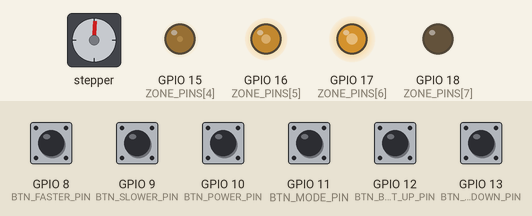
Bench run of a sketch on a simulated ESP32-S3. On the bench: stepper motor, output pins drawn as LEDs (lit = HIGH). Wiring (inferred from the names in the program): stepper motor (200 steps per turn assumed): coils GPIO 4, GPIO 5, GPIO 6, GPIO 7. The inputs (shaded band) are chosen by the test bench; at power-on: GPIO 8 (BTN_FASTER_PIN), GPIO 9 (BTN_SLOWER_PIN), GPIO 10 (BTN_POWER_PIN), GPIO 11 (BTN_MODE_PIN), GPIO 12 (BTN_BRIGHT_UP_PIN), GPIO 13 (BTN_BRIGHT_DOWN_PIN) HIGH. WiFi joins after 1.5 s; servers stay silent unless stated; EEPROM starts erased; pins used as bus, display or sensor lines are not drawn; what the sketch prints to the serial monitor is not drawn.

Above: at 4.7 s.
4.8 s: GPIO 8 (BTN_FASTER_PIN) pulled LOW for 0.15 s
At 6.6 s:
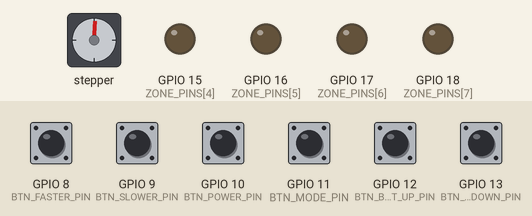
7.8 s: GPIO 9 (BTN_SLOWER_PIN) pulled LOW for 0.15 s
At 8.17 s:
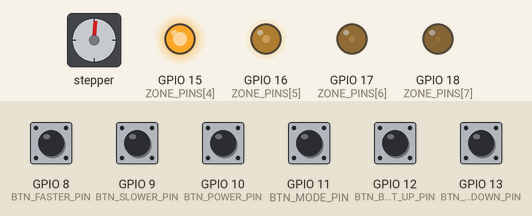
10.9 s: GPIO 11 (BTN_MODE_PIN) pulled LOW for 0.15 s
At 11.48 s:
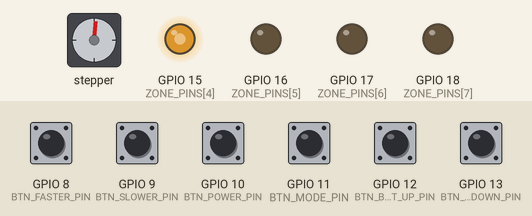
14.0 s: GPIO 13 (BTN_BRIGHT_DOWN_PIN) pulled LOW for 0.15 s
At 14.21 s:
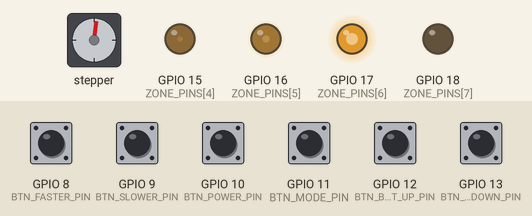
17.1 s: GPIO 8 (BTN_FASTER_PIN) pulled LOW for 1 s
21.1 s: GPIO 9 (BTN_SLOWER_PIN) pulled LOW for 1 s
Timing chart, 0 to 72.6 s (numbered marks = the images above; inputs shaded):
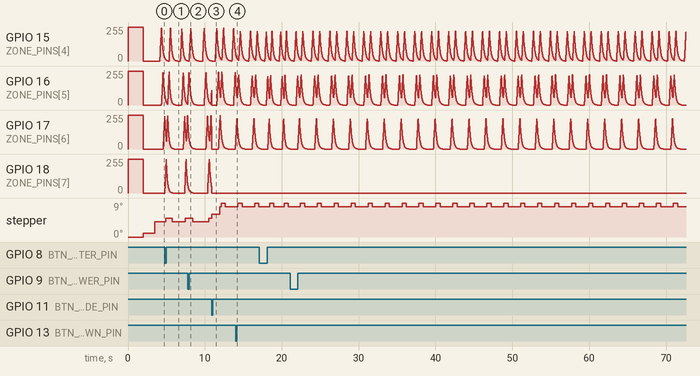

The sketch:

kitt_scanner_barV1.ino
```cpp
// KITT scanner bar - 8 zone Larson scanner, multi-mode
// ESP32-S3 + TIP122 low-side switches + Chanzon 10V COB LEDs (12V rail + ballast resistor)
//
// Each zone: GPIO -> 1k base resistor -> TIP122 base
//            TIP122 collector -> COB cathode
//            COB anode -> ballast resistor -> +12V
//            TIP122 emitter -> GND
//            10k pulldown from base to GND (prevents flash on boot)
//
// Buttons (all momentary pushbuttons, one leg to GPIO, other leg to GND,
// using internal pullups - no external resistor needed):
//   BTN_FASTER_PIN -> speeds the sweep up, one step per press, up to MAX_SPEED_LEVEL
//   BTN_SLOWER_PIN -> slows it back down, one step per press, down to the base speed
//   BTN_POWER_PIN  -> toggles the whole bar on/off. Turning it back ON replays the
//                     2-second all-on flash, same as a fresh power-up.
//   BTN_MODE_PIN   -> cycles: original 8-zone sweep -> 6-zone sweep -> center-out
//                     mirrored -> back to original. Speed applies to all three modes.
//   BTN_BRIGHT_UP_PIN / BTN_BRIGHT_DOWN_PIN -> step overall brightness up/down in
//                     10% increments, 0-100%. Also settable from the web page slider.
//
// Web control: connects to your WiFi and serves a small control page at its IP address
// with buttons for power, mode, speed, and a brightness slider - fill in
// WIFI_SSID / WIFI_PASSWORD below. The IP address is printed to Serial (115200 baud)
// a few seconds after boot.

#include <Arduino.h>
#include <Preferences.h>
#include <WiFi.h>
#include <WebServer.h>

Preferences prefs;
WebServer server(80);

const char* WIFI_SSID     = "YOUR_WIFI_SSID";
const char* WIFI_PASSWORD = "YOUR_WIFI_PASSWORD";

// If WIFI_SSID isn't found/connectable within a few seconds (e.g. no network at a car
// show), the ESP32-S3 creates its own hotspot instead using these credentials - connect
// your phone's WiFi directly to this network, then browse to http://192.168.4.1
const char* AP_SSID     = "KITT-Scanner";
const char* AP_PASSWORD = "scanner123"; // WPA2 requires 8+ characters

// ---- Configuration ----
const uint8_t NUM_ZONES = 8;
const uint8_t ZONE_PINS[NUM_ZONES] = {4, 5, 6, 7, 15, 16, 17, 18};

const uint8_t BTN_FASTER_PIN = 8;
const uint8_t BTN_SLOWER_PIN = 9;
const uint8_t BTN_POWER_PIN  = 10;
const uint8_t BTN_MODE_PIN   = 11;
const uint8_t BTN_BRIGHT_UP_PIN   = 12;
const uint8_t BTN_BRIGHT_DOWN_PIN = 13;
const uint8_t BRIGHTNESS_STEP_PERCENT = 10; // each button press moves brightness by this much
const unsigned long BUTTON_DEBOUNCE_MS = 200; // ignore repeat triggers within this window per button

const uint32_t PWM_FREQ_HZ   = 1000;   // safe for TIP122 Darlington switching speed
const uint8_t  PWM_RESOLUTION = 8;     // 0-255 brightness steps

// Scanner behaviour - tune these to taste
const float BASE_SWEEP_PERIOD_MS = 3000.0f; // time for one full sweep at speed level 0 (slowest)
const float SPEED_STEP_FACTOR     = 0.85f;  // each speed level is this fraction of the previous period (faster)
const uint8_t MAX_SPEED_LEVEL     = 5;      // 5 presses of "faster" reaches max speed
const float TRAIL_DECAY       = 0.30f;   // 0-1, how fast the trailing fade drops off per zone step
const float SECOND_LIGHT_FACTOR = 1.0f;  // extra dim applied only to the zone immediately behind
                                          // the head, independent of TRAIL_DECAY - 1.0 = no extra dim
const uint8_t MAX_BRIGHTNESS  = 255;     // cap if you want to dim the whole bar globally
const uint16_t UPDATE_MS      = 18;      // frame update rate (~62.5 Hz), independent of sweep speed

// Mode 1 (six-light version) uses this contiguous range of physical zones -
// the two outermost zones stay dark. Adjust if you'd rather it be zones 0-5 instead.
const uint8_t SIX_ZONE_START = 1;
const uint8_t SIX_ZONE_COUNT = 6;

const uint16_t STARTUP_ON_MS = 2000; // all zones lit for this long on power-up / power-button-on

enum ScannerMode { MODE_ORIGINAL = 0, MODE_SIX_ZONE = 1, MODE_CENTER_OUT = 2, MODE_COUNT = 3 };

// ---- State ----
uint8_t currentMode = MODE_ORIGINAL;

float scannerPos = 0.0f;   // used by MODE_ORIGINAL and MODE_SIX_ZONE (local range 0..activeCount-1)
int8_t direction = 1;

float centerOffset = 0.0f; // used by MODE_CENTER_OUT: 0 = both heads at center, max = both heads at the ends
int8_t offsetDir = 1;

unsigned long lastUpdate = 0;
float zoneBrightness[NUM_ZONES] = {0}; // persists across frames, independent of sweep direction

float speedPeriodsMs[MAX_SPEED_LEVEL + 1]; // period in ms for each speed level, computed in setup()
uint8_t speedLevel = 0;                    // 0 = base/slowest, MAX_SPEED_LEVEL = fastest

float currentStepPerMs = 0.0f; // zones per ms at the current speed level
float frameDecay = 1.0f;       // per-frame trail decay at the current speed level

int8_t secondZoneA = -1; // zone(s) one step behind the head this frame, -1 = none
int8_t secondZoneB = -1; // (center-out mode has two heads, so up to two "second" zones)

bool lastFasterState = HIGH;
bool lastSlowerState = HIGH;
unsigned long lastFasterMs = 0;
unsigned long lastSlowerMs = 0;

bool systemOn = true;
bool lastPowerState = HIGH;
unsigned long lastPowerMs = 0;

bool lastModeState = HIGH;
unsigned long lastModeMs = 0;

uint8_t brightnessPercent = 100; // 0 = fully off, 100 = full brightness - independent of power on/off
bool lastBrightUpState = HIGH;
bool lastBrightDownState = HIGH;
unsigned long lastBrightUpMs = 0;
unsigned long lastBrightDownMs = 0;

bool inStartupFlash = false;
unsigned long startupFlashUntil = 0;

// Recompute the derived timing values whenever the speed level changes
void updateSweepTiming() {
  float periodMs = speedPeriodsMs[speedLevel];
  currentStepPerMs = (NUM_ZONES - 1) / (periodMs / 2.0f);
  float stepPerFrame = currentStepPerMs * UPDATE_MS;
  frameDecay = powf(TRAIL_DECAY, stepPerFrame);
}

void clearZones() {
  for (uint8_t i = 0; i < NUM_ZONES; i++) {
    zoneBrightness[i] = 0;
    ledcWrite(ZONE_PINS[i], 0);
  }
}

void allZonesFull() {
  uint8_t duty = (uint8_t) (MAX_BRIGHTNESS * (brightnessPercent / 100.0f));
  for (uint8_t i = 0; i < NUM_ZONES; i++) {
    ledcWrite(ZONE_PINS[i], duty);
  }
}

// Start the non-blocking "all zones on for STARTUP_ON_MS" flash used both by the
// power button turning back on and (optionally) elsewhere at runtime.
void beginStartupFlash() {
  inStartupFlash = true;
  startupFlashUntil = millis() + STARTUP_ON_MS;
  allZonesFull();
}

void increaseSpeed() {
  if (speedLevel < MAX_SPEED_LEVEL) {
    speedLevel++;
    updateSweepTiming();
    prefs.putUChar("speedLvl", speedLevel);
  }
}

void decreaseSpeed() {
  if (speedLevel > 0) {
    speedLevel--;
    updateSweepTiming();
    prefs.putUChar("speedLvl", speedLevel);
  }
}

void togglePower() {
  systemOn = !systemOn;
  if (!systemOn) {
    inStartupFlash = false;
    clearZones();
  } else {
    beginStartupFlash();
  }
}

void cycleMode() {
  currentMode = (currentMode + 1) % MODE_COUNT;
  // Reset motion state so the new mode starts clean, no stale trail from the old one
  scannerPos = 0.0f;
  direction = 1;
  centerOffset = 0.0f;
  offsetDir = 1;
  clearZones();
}

void setBrightness(int pct) {
  if (pct < 0) pct = 0;
  if (pct > 100) pct = 100;
  brightnessPercent = (uint8_t) pct;
  prefs.putUChar("brightPct", brightnessPercent);
}

void increaseBrightness() { setBrightness(brightnessPercent + BRIGHTNESS_STEP_PERCENT); }
void decreaseBrightness() { setBrightness((int)brightnessPercent - BRIGHTNESS_STEP_PERCENT); }

void checkButtons() {
  unsigned long now = millis();
  bool faster = digitalRead(BTN_FASTER_PIN);
  bool slower = digitalRead(BTN_SLOWER_PIN);

  // Falling edge = button just pressed (INPUT_PULLUP reads LOW when pressed)
  if (faster == LOW && lastFasterState == HIGH && (now - lastFasterMs) > BUTTON_DEBOUNCE_MS) {
    increaseSpeed();
    lastFasterMs = now;
  }
  if (slower == LOW && lastSlowerState == HIGH && (now - lastSlowerMs) > BUTTON_DEBOUNCE_MS) {
    decreaseSpeed();
    lastSlowerMs = now;
  }
  lastFasterState = faster;
  lastSlowerState = slower;

  bool power = digitalRead(BTN_POWER_PIN);
  if (power == LOW && lastPowerState == HIGH && (now - lastPowerMs) > BUTTON_DEBOUNCE_MS) {
    togglePower();
    lastPowerMs = now;
  }
  lastPowerState = power;

  bool mode = digitalRead(BTN_MODE_PIN);
  if (mode == LOW && lastModeState == HIGH && (now - lastModeMs) > BUTTON_DEBOUNCE_MS) {
    cycleMode();
    lastModeMs = now;
  }
  lastModeState = mode;

  bool brightUp = digitalRead(BTN_BRIGHT_UP_PIN);
  if (brightUp == LOW && lastBrightUpState == HIGH && (now - lastBrightUpMs) > BUTTON_DEBOUNCE_MS) {
    increaseBrightness();
    lastBrightUpMs = now;
  }
  lastBrightUpState = brightUp;

  bool brightDown = digitalRead(BTN_BRIGHT_DOWN_PIN);
  if (brightDown == LOW && lastBrightDownState == HIGH && (now - lastBrightDownMs) > BUTTON_DEBOUNCE_MS) {
    decreaseBrightness();
    lastBrightDownMs = now;
  }
  lastBrightDownState = brightDown;
}

// Blend a moving head into the persistent per-zone brightness array, interpolating
// between the two nearest physical zones for smooth sub-step motion.
void applyHeadBrightness(float physicalPos) {
  uint8_t lower = (uint8_t) physicalPos;
  uint8_t upper = (lower + 1 < NUM_ZONES) ? lower + 1 : lower;
  float frac = physicalPos - lower;
  zoneBrightness[lower] = max(zoneBrightness[lower], MAX_BRIGHTNESS * (1.0f - frac));
  zoneBrightness[upper] = max(zoneBrightness[upper], MAX_BRIGHTNESS * frac);
}

// MODE_ORIGINAL and MODE_SIX_ZONE share this logic - a single head ping-ponging
// across a contiguous range of physical zones [startZone, startZone+zoneCount-1].
void updateSingleSweep(uint8_t startZone, uint8_t zoneCount) {
  scannerPos += direction * currentStepPerMs * UPDATE_MS;
  float maxPos = zoneCount - 1;
  if (scannerPos >= maxPos) {
    scannerPos = maxPos;
    direction = -1;
  } else if (scannerPos <= 0) {
    scannerPos = 0;
    direction = 1;
  }

  for (uint8_t i = 0; i < NUM_ZONES; i++) zoneBrightness[i] *= frameDecay;

  applyHeadBrightness(startZone + scannerPos);

  // The zone immediately behind the head (trailing side) - one full zone step back
  int16_t headZoneIdx = startZone + (int16_t) roundf(scannerPos);
  int16_t secondIdx = headZoneIdx - direction;
  secondZoneA = (secondIdx >= startZone && secondIdx < startZone + zoneCount) ? secondIdx : -1;
  secondZoneB = -1;
}

// MODE_CENTER_OUT - two heads move outward from the center pair in mirror image,
// then reverse back inward, repeating. Assumes an even NUM_ZONES.
void updateCenterOut() {
  float maxOffset = (NUM_ZONES / 2) - 1; // = 3 for 8 zones (reaches the outer edges)

  centerOffset += offsetDir * currentStepPerMs * UPDATE_MS;
  if (centerOffset >= maxOffset) {
    centerOffset = maxOffset;
    offsetDir = -1;
  } else if (centerOffset <= 0) {
    centerOffset = 0;
    offsetDir = 1;
  }

  for (uint8_t i = 0; i < NUM_ZONES; i++) zoneBrightness[i] *= frameDecay;

  float posLow = ((NUM_ZONES / 2) - 1) - centerOffset; // moves from center down toward zone 0
  float posHigh = (NUM_ZONES / 2) + centerOffset;      // moves from center up toward the last zone
  applyHeadBrightness(posLow);
  applyHeadBrightness(posHigh);

  // Each head's trailing neighbor is one zone step back along its own direction of travel.
  // posLow moves opposite to offsetDir; posHigh moves the same way as offsetDir.
  int16_t lowIdx = (int16_t) roundf(posLow);
  int16_t highIdx = (int16_t) roundf(posHigh);
  int16_t secondLow = lowIdx + offsetDir;
  int16_t secondHigh = highIdx - offsetDir;
  secondZoneA = (secondLow >= 0 && secondLow < NUM_ZONES) ? secondLow : -1;
  secondZoneB = (secondHigh >= 0 && secondHigh < NUM_ZONES) ? secondHigh : -1;
}

const char* modeName(uint8_t m) {
  switch (m) {
    case MODE_ORIGINAL: return "Original (8 zone)";
    case MODE_SIX_ZONE: return "Six zone";
    case MODE_CENTER_OUT: return "Center-out mirrored";
    default: return "?";
  }
}

const char PAGE_HTML[] PROGMEM = R"HTML(
<!DOCTYPE html><html><head><meta charset="utf-8">
<meta name="viewport" content="width=device-width, initial-scale=1">
<title>KITT Scanner Control</title>
<style>
body{font-family:sans-serif;background:#111;color:#eee;text-align:center;padding:20px}
h1{color:#e11}
button{font-size:1.1em;padding:14px 22px;margin:8px;border:none;border-radius:8px;
  background:#333;color:#eee;min-width:110px}
button:active{background:#555}
#power{background:#900}
#status{margin-top:20px;font-size:1.1em;line-height:1.7em}
</style></head><body>
<h1>KITT Scanner</h1>
<div>
  <button id="power" onclick="post('/power')">Power</button>
  <button onclick="post('/mode')">Mode</button>
</div>
<div>
  <button onclick="post('/slower')">- Slower</button>
  <button onclick="post('/faster')">+ Faster</button>
</div>
<div>
  <label for="bright">Brightness</label><br>
  <input type="range" id="bright" min="0" max="100" value="100"
    oninput="document.getElementById('brightVal').innerText = this.value + '%'"
    onchange="setBrightness(this.value)" style="width:80%">
  <div id="brightVal">100%</div>
</div>
<div id="status">loading...</div>
<script>
async function post(path){
  await fetch(path, {method:'POST'});
  refresh();
}
async function setBrightness(val){
  await fetch('/brightness?value=' + val, {method:'POST'});
  refresh();
}
async function refresh(){
  const r = await fetch('/status');
  const s = await r.json();
  document.getElementById('status').innerHTML =
    'Power: ' + (s.on ? 'ON' : 'OFF') + '<br>' +
    'Mode: ' + s.mode + '<br>' +
    'Speed level: ' + s.speed + ' / ' + s.maxSpeed + '<br>' +
    'Brightness: ' + s.brightness + '%';
  document.getElementById('bright').value = s.brightness;
  document.getElementById('brightVal').innerText = s.brightness + '%';
}
refresh();
setInterval(refresh, 2000);
</script></body></html>
)HTML";

void handleRoot() {
  server.send_P(200, "text/html", PAGE_HTML);
}

void handleStatus() {
  String json = "{";
  json += "\"on\":" + String(systemOn ? "true" : "false") + ",";
  json += "\"mode\":\"" + String(modeName(currentMode)) + "\",";
  json += "\"speed\":" + String(speedLevel) + ",";
  json += "\"maxSpeed\":" + String(MAX_SPEED_LEVEL) + ",";
  json += "\"brightness\":" + String(brightnessPercent);
  json += "}";
  server.send(200, "application/json", json);
}

void handlePower() { togglePower(); server.send(200, "text/plain", "ok"); }
void handleMode()  { cycleMode();   server.send(200, "text/plain", "ok"); }
void handleFaster(){ increaseSpeed(); server.send(200, "text/plain", "ok"); }
void handleSlower(){ decreaseSpeed(); server.send(200, "text/plain", "ok"); }
void handleBrightness() {
  if (server.hasArg("value")) {
    setBrightness(server.arg("value").toInt());
  }
  server.send(200, "text/plain", "ok");
}

void setupWebServer() {
  Serial.begin(115200);
  WiFi.mode(WIFI_STA);
  WiFi.begin(WIFI_SSID, WIFI_PASSWORD);
  Serial.print("Connecting to WiFi");
  unsigned long start = millis();
  while (WiFi.status() != WL_CONNECTED && millis() - start < 8000) {
    delay(300);
    Serial.print(".");
  }

  if (WiFi.status() == WL_CONNECTED) {
    Serial.println();
    Serial.print("Connected to ");
    Serial.print(WIFI_SSID);
    Serial.print(". Open http://");
    Serial.println(WiFi.localIP());
  } else {
    // No known network found (e.g. at a car show) - broadcast our own hotspot instead
    Serial.println();
    Serial.println("No WiFi found - starting standalone hotspot instead.");
    WiFi.mode(WIFI_AP);
    WiFi.softAP(AP_SSID, AP_PASSWORD);
    Serial.print("Connect your phone to WiFi network \"");
    Serial.print(AP_SSID);
    Serial.print("\" (password: ");
    Serial.print(AP_PASSWORD);
    Serial.println(")");
    Serial.print("Then open http://");
    Serial.println(WiFi.softAPIP());
  }

  server.on("/", handleRoot);
  server.on("/status", handleStatus);
  server.on("/power", HTTP_POST, handlePower);
  server.on("/mode", HTTP_POST, handleMode);
  server.on("/faster", HTTP_POST, handleFaster);
  server.on("/slower", HTTP_POST, handleSlower);
  server.on("/brightness", HTTP_POST, handleBrightness);
  server.begin();
}

void setup() {
  for (uint8_t i = 0; i < NUM_ZONES; i++) {
    ledcAttach(ZONE_PINS[i], PWM_FREQ_HZ, PWM_RESOLUTION); // Arduino-ESP32 core 3.x API
  }

  pinMode(BTN_FASTER_PIN, INPUT_PULLUP);
  pinMode(BTN_SLOWER_PIN, INPUT_PULLUP);
  pinMode(BTN_POWER_PIN, INPUT_PULLUP);
  pinMode(BTN_MODE_PIN, INPUT_PULLUP);
  pinMode(BTN_BRIGHT_UP_PIN, INPUT_PULLUP);
  pinMode(BTN_BRIGHT_DOWN_PIN, INPUT_PULLUP);

  // Build the speed level table: level 0 is the base period, each level after
  // that is SPEED_STEP_FACTOR times the previous (progressively faster).
  speedPeriodsMs[0] = BASE_SWEEP_PERIOD_MS;
  for (uint8_t i = 1; i <= MAX_SPEED_LEVEL; i++) {
    speedPeriodsMs[i] = speedPeriodsMs[i - 1] * SPEED_STEP_FACTOR;
  }

  // Restore the last speed level from flash (defaults to 0 the very first boot)
  prefs.begin("kittscan", false);
  speedLevel = prefs.getUChar("speedLvl", 0);
  if (speedLevel > MAX_SPEED_LEVEL) speedLevel = 0; // guard against corrupt/out-of-range data
  updateSweepTiming();

  brightnessPercent = prefs.getUChar("brightPct", 100);
  if (brightnessPercent > 100) brightnessPercent = 100; // guard against corrupt/out-of-range data

  // Startup sequence on power-up: all zones lit for STARTUP_ON_MS, then hand off to the scanner
  allZonesFull();
  delay(STARTUP_ON_MS);
  clearZones();

  setupWebServer();
}

void loop() {
  server.handleClient(); // always serviced, even while powered off, so the web page still works

  // Check buttons every pass, not gated by UPDATE_MS, so presses feel responsive
  checkButtons();

  if (!systemOn) return; // powered off - zones already forced to 0 in checkButtons()

  if (inStartupFlash) {
    if ((long)(millis() - startupFlashUntil) < 0) {
      return; // still in the all-on flash triggered by the power button
    }
    inStartupFlash = false;
    clearZones();
  }

  unsigned long now = millis();
  if (now - lastUpdate < UPDATE_MS) return;
  lastUpdate = now;

  switch (currentMode) {
    case MODE_ORIGINAL:
      updateSingleSweep(0, NUM_ZONES);
      break;
    case MODE_SIX_ZONE:
      updateSingleSweep(SIX_ZONE_START, SIX_ZONE_COUNT);
      break;
    case MODE_CENTER_OUT:
      updateCenterOut();
      break;
  }

  for (uint8_t i = 0; i < NUM_ZONES; i++) {
    float b = zoneBrightness[i];
    if (i == secondZoneA || i == secondZoneB) {
      b *= SECOND_LIGHT_FACTOR; // extra dim for display only - stored value/decay untouched
    }
    b *= (brightnessPercent / 100.0f); // overall brightness scale, display only
    uint8_t duty = (uint8_t) constrain(b, 0, MAX_BRIGHTNESS);
    ledcWrite(ZONE_PINS[i], duty);
  }
}
```

Measured:
- by itself, GPIO 15 (ZONE_PINS[4]): moves between 0/255 and 224/255, repeating every 2.2 s
- by itself, GPIO 16 (ZONE_PINS[5]): moves between 0/255 and 226/255, repeating every 2.2 s
- by itself, stepper: alternates 9° for 0.55 s and 8° for 1.7 s
